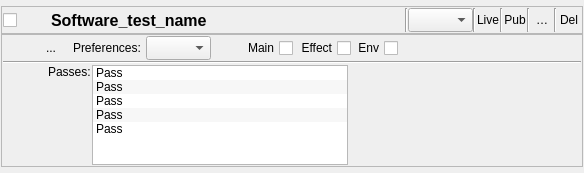
<?xml version="1.0" encoding="UTF-8"?>
<ui version="4.0">
 <class>versionAssetBlock</class>
 <widget class="QWidget" name="versionAssetBlock">
  <property name="enabled">
   <bool>true</bool>
  </property>
  <property name="geometry">
   <rect>
    <x>0</x>
    <y>0</y>
    <width>584</width>
    <height>173</height>
   </rect>
  </property>
  <property name="sizePolicy">
   <sizepolicy hsizetype="Preferred" vsizetype="Fixed">
    <horstretch>0</horstretch>
    <verstretch>0</verstretch>
   </sizepolicy>
  </property>
  <property name="minimumSize">
   <size>
    <width>0</width>
    <height>0</height>
   </size>
  </property>
  <property name="maximumSize">
   <size>
    <width>16777215</width>
    <height>173</height>
   </size>
  </property>
  <property name="windowTitle">
   <string>Form</string>
  </property>
  <layout class="QGridLayout" name="gridLayout_3">
   <property name="margin">
    <number>1</number>
   </property>
   <property name="spacing">
    <number>1</number>
   </property>
   <item row="0" column="0">
    <layout class="QVBoxLayout" name="verticalLayout_3">
     <property name="spacing">
      <number>0</number>
     </property>
     <item>
      <widget class="QFrame" name="versionAssetMainFrame">
       <property name="sizePolicy">
        <sizepolicy hsizetype="Preferred" vsizetype="Fixed">
         <horstretch>0</horstretch>
         <verstretch>0</verstretch>
        </sizepolicy>
       </property>
       <property name="frameShape">
        <enum>QFrame::StyledPanel</enum>
       </property>
       <property name="frameShadow">
        <enum>QFrame::Raised</enum>
       </property>
       <property name="lineWidth">
        <number>2</number>
       </property>
       <layout class="QGridLayout" name="gridLayout">
        <property name="margin">
         <number>1</number>
        </property>
        <property name="spacing">
         <number>0</number>
        </property>
        <item row="0" column="0">
         <layout class="QHBoxLayout" name="horizontalLayout">
          <property name="spacing">
           <number>0</number>
          </property>
          <item>
           <widget class="QCheckBox" name="asset_selector">
            <property name="sizePolicy">
             <sizepolicy hsizetype="Fixed" vsizetype="Fixed">
              <horstretch>0</horstretch>
              <verstretch>0</verstretch>
             </sizepolicy>
            </property>
            <property name="maximumSize">
             <size>
              <width>20</width>
              <height>20</height>
             </size>
            </property>
            <property name="layoutDirection">
             <enum>Qt::LeftToRight</enum>
            </property>
            <property name="text">
             <string/>
            </property>
           </widget>
          </item>
          <item>
           <widget class="QToolButton" name="status_indicator">
            <property name="enabled">
             <bool>true</bool>
            </property>
            <property name="minimumSize">
             <size>
              <width>24</width>
              <height>24</height>
             </size>
            </property>
            <property name="maximumSize">
             <size>
              <width>24</width>
              <height>24</height>
             </size>
            </property>
            <property name="toolTip">
             <string>Toggle Preferences</string>
            </property>
            <property name="text">
             <string/>
            </property>
            <property name="icon">
             <iconset>
              <normaloff>../../../opt/OpenTools/Icons/green-on-32.png</normaloff>../../../opt/OpenTools/Icons/green-on-32.png</iconset>
            </property>
            <property name="iconSize">
             <size>
              <width>24</width>
              <height>24</height>
             </size>
            </property>
            <property name="popupMode">
             <enum>QToolButton::DelayedPopup</enum>
            </property>
            <property name="autoRaise">
             <bool>true</bool>
            </property>
            <property name="arrowType">
             <enum>Qt::NoArrow</enum>
            </property>
           </widget>
          </item>
          <item>
           <spacer name="horizontalSpacer_5">
            <property name="orientation">
             <enum>Qt::Horizontal</enum>
            </property>
            <property name="sizeType">
             <enum>QSizePolicy::Fixed</enum>
            </property>
            <property name="sizeHint" stdset="0">
             <size>
              <width>10</width>
              <height>20</height>
             </size>
            </property>
           </spacer>
          </item>
          <item>
           <widget class="QLabel" name="asset_name">
            <property name="maximumSize">
             <size>
              <width>16777215</width>
              <height>24</height>
             </size>
            </property>
            <property name="font">
             <font>
              <pointsize>12</pointsize>
              <weight>75</weight>
              <bold>true</bold>
             </font>
            </property>
            <property name="text">
             <string>Software_test_name</string>
            </property>
           </widget>
          </item>
          <item>
           <spacer name="horizontalSpacer">
            <property name="orientation">
             <enum>Qt::Horizontal</enum>
            </property>
            <property name="sizeHint" stdset="0">
             <size>
              <width>20</width>
              <height>5</height>
             </size>
            </property>
           </spacer>
          </item>
          <item>
           <widget class="Line" name="line_2">
            <property name="orientation">
             <enum>Qt::Vertical</enum>
            </property>
           </widget>
          </item>
          <item>
           <widget class="QComboBox" name="versionlist">
            <property name="maximumSize">
             <size>
              <width>65</width>
              <height>24</height>
             </size>
            </property>
            <property name="toolTip">
             <string>Switch Asset Version</string>
            </property>
           </widget>
          </item>
          <item>
           <widget class="Line" name="line_3">
            <property name="orientation">
             <enum>Qt::Vertical</enum>
            </property>
           </widget>
          </item>
          <item>
           <widget class="QToolButton" name="getLive_but">
            <property name="minimumSize">
             <size>
              <width>24</width>
              <height>24</height>
             </size>
            </property>
            <property name="maximumSize">
             <size>
              <width>24</width>
              <height>24</height>
             </size>
            </property>
            <property name="toolTip">
             <string>Switch to Latest Asset Version</string>
            </property>
            <property name="text">
             <string>Live</string>
            </property>
            <property name="icon">
             <iconset>
              <normaloff>../../../opt/OpenTools/Icons/agt_action_success-256.png</normaloff>../../../opt/OpenTools/Icons/agt_action_success-256.png</iconset>
            </property>
            <property name="iconSize">
             <size>
              <width>24</width>
              <height>24</height>
             </size>
            </property>
            <property name="autoRaise">
             <bool>true</bool>
            </property>
           </widget>
          </item>
          <item>
           <widget class="Line" name="line_4">
            <property name="orientation">
             <enum>Qt::Vertical</enum>
            </property>
           </widget>
          </item>
          <item>
           <widget class="QToolButton" name="pub_but">
            <property name="minimumSize">
             <size>
              <width>24</width>
              <height>24</height>
             </size>
            </property>
            <property name="maximumSize">
             <size>
              <width>24</width>
              <height>24</height>
             </size>
            </property>
            <property name="toolTip">
             <string>Publish Assset</string>
            </property>
            <property name="text">
             <string>Pub</string>
            </property>
            <property name="icon">
             <iconset>
              <normaloff>../../../W/Projects/projectDb/Softwares/Icons/cnruninstall-256.png</normaloff>../../../W/Projects/projectDb/Softwares/Icons/cnruninstall-256.png</iconset>
            </property>
            <property name="iconSize">
             <size>
              <width>24</width>
              <height>24</height>
             </size>
            </property>
            <property name="autoRaise">
             <bool>true</bool>
            </property>
           </widget>
          </item>
          <item>
           <widget class="Line" name="line_5">
            <property name="orientation">
             <enum>Qt::Vertical</enum>
            </property>
           </widget>
          </item>
          <item>
           <widget class="QToolButton" name="save_but">
            <property name="minimumSize">
             <size>
              <width>24</width>
              <height>24</height>
             </size>
            </property>
            <property name="maximumSize">
             <size>
              <width>24</width>
              <height>24</height>
             </size>
            </property>
            <property name="toolTip">
             <string>Save Preferences</string>
            </property>
            <property name="text">
             <string>Save</string>
            </property>
            <property name="icon">
             <iconset>
              <normaloff>../../../W/Projects/projectDb/Softwares/Icons/filesave-256.png</normaloff>../../../W/Projects/projectDb/Softwares/Icons/filesave-256.png</iconset>
            </property>
            <property name="autoRaise">
             <bool>true</bool>
            </property>
           </widget>
          </item>
          <item>
           <widget class="Line" name="line">
            <property name="orientation">
             <enum>Qt::Vertical</enum>
            </property>
           </widget>
          </item>
          <item>
           <widget class="QToolButton" name="delete_but">
            <property name="minimumSize">
             <size>
              <width>24</width>
              <height>24</height>
             </size>
            </property>
            <property name="maximumSize">
             <size>
              <width>24</width>
              <height>24</height>
             </size>
            </property>
            <property name="toolTip">
             <string>Delete Asset</string>
            </property>
            <property name="text">
             <string>Del</string>
            </property>
            <property name="icon">
             <iconset>
              <normaloff>../../../W/Projects/projectDb/Softwares/Icons/cnrdelete-all-32.png</normaloff>../../../W/Projects/projectDb/Softwares/Icons/cnrdelete-all-32.png</iconset>
            </property>
            <property name="iconSize">
             <size>
              <width>24</width>
              <height>24</height>
             </size>
            </property>
            <property name="autoRaise">
             <bool>true</bool>
            </property>
           </widget>
          </item>
         </layout>
        </item>
       </layout>
      </widget>
     </item>
     <item>
      <widget class="QFrame" name="shotSetupFrame">
       <property name="sizePolicy">
        <sizepolicy hsizetype="Preferred" vsizetype="Fixed">
         <horstretch>0</horstretch>
         <verstretch>0</verstretch>
        </sizepolicy>
       </property>
       <property name="minimumSize">
        <size>
         <width>0</width>
         <height>0</height>
        </size>
       </property>
       <property name="maximumSize">
        <size>
         <width>16777215</width>
         <height>16777215</height>
        </size>
       </property>
       <property name="frameShape">
        <enum>QFrame::StyledPanel</enum>
       </property>
       <property name="frameShadow">
        <enum>QFrame::Raised</enum>
       </property>
       <layout class="QGridLayout" name="gridLayout_2">
        <property name="margin">
         <number>1</number>
        </property>
        <property name="spacing">
         <number>0</number>
        </property>
        <item row="0" column="0">
         <layout class="QVBoxLayout" name="verticalLayout_2">
          <property name="spacing">
           <number>1</number>
          </property>
          <item>
           <layout class="QHBoxLayout" name="horizontalLayout_3">
            <item>
             <spacer name="horizontalSpacer_2">
              <property name="orientation">
               <enum>Qt::Horizontal</enum>
              </property>
              <property name="sizeType">
               <enum>QSizePolicy::Fixed</enum>
              </property>
              <property name="sizeHint" stdset="0">
               <size>
                <width>40</width>
                <height>20</height>
               </size>
              </property>
             </spacer>
            </item>
            <item>
             <widget class="QToolButton" name="littleled">
              <property name="minimumSize">
               <size>
                <width>16</width>
                <height>16</height>
               </size>
              </property>
              <property name="maximumSize">
               <size>
                <width>16</width>
                <height>16</height>
               </size>
              </property>
              <property name="text">
               <string>...</string>
              </property>
              <property name="icon">
               <iconset>
                <normaloff>../../../opt/OpenTools/Icons/green-on-32.png</normaloff>../../../opt/OpenTools/Icons/green-on-32.png</iconset>
              </property>
              <property name="iconSize">
               <size>
                <width>16</width>
                <height>16</height>
               </size>
              </property>
              <property name="autoRaise">
               <bool>true</bool>
              </property>
             </widget>
            </item>
            <item>
             <spacer name="addedspacer">
              <property name="orientation">
               <enum>Qt::Horizontal</enum>
              </property>
              <property name="sizeType">
               <enum>QSizePolicy::Fixed</enum>
              </property>
              <property name="sizeHint" stdset="0">
               <size>
                <width>13</width>
                <height>20</height>
               </size>
              </property>
             </spacer>
            </item>
            <item>
             <widget class="QLabel" name="label_2">
              <property name="maximumSize">
               <size>
                <width>16777215</width>
                <height>24</height>
               </size>
              </property>
              <property name="text">
               <string>Preferences: </string>
              </property>
             </widget>
            </item>
            <item>
             <widget class="QComboBox" name="setupversionlist">
              <property name="minimumSize">
               <size>
                <width>0</width>
                <height>24</height>
               </size>
              </property>
              <property name="maximumSize">
               <size>
                <width>65</width>
                <height>24</height>
               </size>
              </property>
              <property name="toolTip">
               <string>Switch to Preferences Version</string>
              </property>
             </widget>
            </item>
            <item>
             <spacer name="horizontalSpacer_4">
              <property name="orientation">
               <enum>Qt::Horizontal</enum>
              </property>
              <property name="sizeType">
               <enum>QSizePolicy::Fixed</enum>
              </property>
              <property name="sizeHint" stdset="0">
               <size>
                <width>30</width>
                <height>20</height>
               </size>
              </property>
             </spacer>
            </item>
            <item>
             <widget class="QCheckBox" name="main_box">
              <property name="toolTip">
               <string>Is this in the Main Shot?</string>
              </property>
              <property name="layoutDirection">
               <enum>Qt::RightToLeft</enum>
              </property>
              <property name="text">
               <string>Main</string>
              </property>
             </widget>
            </item>
            <item>
             <widget class="QCheckBox" name="effect_box">
              <property name="toolTip">
               <string>Is this in the Effect Shot?</string>
              </property>
              <property name="layoutDirection">
               <enum>Qt::RightToLeft</enum>
              </property>
              <property name="text">
               <string>Effect</string>
              </property>
             </widget>
            </item>
            <item>
             <widget class="QCheckBox" name="env_box">
              <property name="toolTip">
               <string>Is this in the Environment Shot?</string>
              </property>
              <property name="layoutDirection">
               <enum>Qt::RightToLeft</enum>
              </property>
              <property name="text">
               <string>Env</string>
              </property>
             </widget>
            </item>
            <item>
             <spacer name="horizontalSpacer_3">
              <property name="orientation">
               <enum>Qt::Horizontal</enum>
              </property>
              <property name="sizeType">
               <enum>QSizePolicy::Expanding</enum>
              </property>
              <property name="sizeHint" stdset="0">
               <size>
                <width>40</width>
                <height>24</height>
               </size>
              </property>
             </spacer>
            </item>
           </layout>
          </item>
          <item>
           <widget class="Line" name="line_6">
            <property name="orientation">
             <enum>Qt::Horizontal</enum>
            </property>
           </widget>
          </item>
          <item>
           <layout class="QHBoxLayout" name="horizontalLayout_2">
            <property name="spacing">
             <number>1</number>
            </property>
            <item>
             <spacer name="horizontalSpacer_7">
              <property name="orientation">
               <enum>Qt::Horizontal</enum>
              </property>
              <property name="sizeType">
               <enum>QSizePolicy::Fixed</enum>
              </property>
              <property name="sizeHint" stdset="0">
               <size>
                <width>45</width>
                <height>20</height>
               </size>
              </property>
             </spacer>
            </item>
            <item>
             <layout class="QVBoxLayout" name="verticalLayout">
              <item>
               <widget class="QLabel" name="label">
                <property name="text">
                 <string>Passes:</string>
                </property>
               </widget>
              </item>
              <item>
               <spacer name="verticalSpacer">
                <property name="orientation">
                 <enum>Qt::Vertical</enum>
                </property>
                <property name="sizeHint" stdset="0">
                 <size>
                  <width>20</width>
                  <height>40</height>
                 </size>
                </property>
               </spacer>
              </item>
              <item>
               <spacer name="horizontalSpacer_6">
                <property name="orientation">
                 <enum>Qt::Horizontal</enum>
                </property>
                <property name="sizeType">
                 <enum>QSizePolicy::Minimum</enum>
                </property>
                <property name="sizeHint" stdset="0">
                 <size>
                  <width>40</width>
                  <height>20</height>
                 </size>
                </property>
               </spacer>
              </item>
             </layout>
            </item>
            <item>
             <widget class="QListWidget" name="pass_list">
              <property name="sizePolicy">
               <sizepolicy hsizetype="Fixed" vsizetype="Expanding">
                <horstretch>0</horstretch>
                <verstretch>0</verstretch>
               </sizepolicy>
              </property>
              <property name="maximumSize">
               <size>
                <width>16777215</width>
                <height>100</height>
               </size>
              </property>
              <property name="toolTip">
               <string>Select the Passes where the Item plays (Very important!)</string>
              </property>
              <property name="alternatingRowColors">
               <bool>true</bool>
              </property>
              <property name="selectionMode">
               <enum>QAbstractItemView::MultiSelection</enum>
              </property>
              <item>
               <property name="text">
                <string>Pass</string>
               </property>
              </item>
              <item>
               <property name="text">
                <string>Pass</string>
               </property>
              </item>
              <item>
               <property name="text">
                <string>Pass</string>
               </property>
              </item>
              <item>
               <property name="text">
                <string>Pass</string>
               </property>
              </item>
              <item>
               <property name="text">
                <string>Pass</string>
               </property>
              </item>
             </widget>
            </item>
            <item>
             <spacer name="horizontalSpacer_8">
              <property name="orientation">
               <enum>Qt::Horizontal</enum>
              </property>
              <property name="sizeType">
               <enum>QSizePolicy::Expanding</enum>
              </property>
              <property name="sizeHint" stdset="0">
               <size>
                <width>90</width>
                <height>20</height>
               </size>
              </property>
             </spacer>
            </item>
           </layout>
          </item>
         </layout>
        </item>
       </layout>
      </widget>
     </item>
    </layout>
   </item>
  </layout>
 </widget>
 <resources/>
 <connections/>
</ui>
